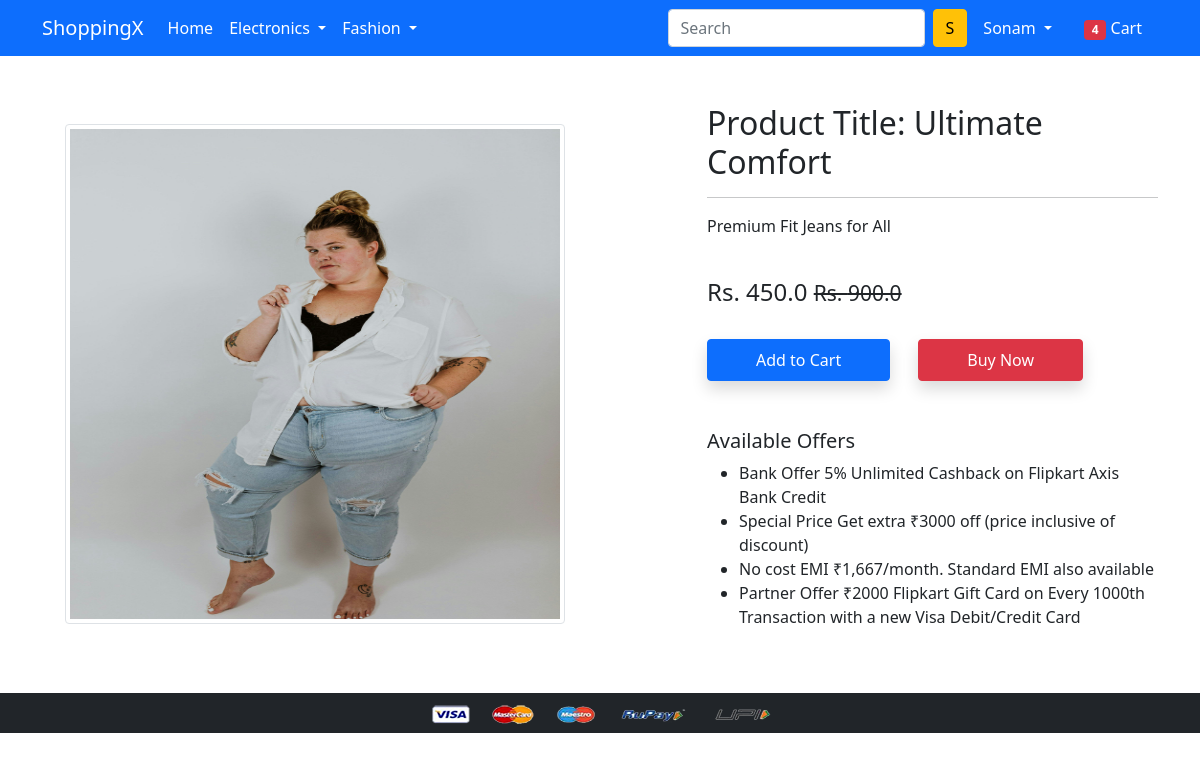
The page /product-detail/2 (signed in) on the database its author committed.
### app/models.py (models this page shows, shortened)
class Product(models.Model):
    title=models.CharField(max_length=100)
    selling_price=models.FloatField()
    discount_price=models.FloatField()
    description=models.TextField()
    brand=models.CharField(max_length=100)
    category=models.CharField(choices=CATEGORY_CHOICES,max_length=2)
    product_image=models.ImageField(upload_to='producting')

### app/views.py (the view)
# urls.py: path('product-detail/<int:pk>', views.ProductDetailView.as_view(), name='product-detail'),
class ProductDetailView(View):
    def get(self,request,pk):
        product=Product.objects.get(pk=pk)
        item_already_in_cart=False
        item_already_in_cart=Cart.objects.filter(Q(product=product.id) & Q(user=request.user)).exists()
        return render(request,'app/productdetail.html',{'product':product,'item_already_in_cart':item_already_in_cart})

### app/templates/app/productdetail.html (shortened to what this page needs)
{% extends 'app/base.html' %}
{% load static %}
{% block main-content %}
<div class="container my-5">
 <div class="row">
  <div class="col-sm-6 text-center align-self-center">
   <img src="{{ product.product_image.url }}" alt="" class="img-fluid img-thumbnail" style="width: 500px; height: 500px;">
  </div>
  <div class="col-sm-5 offset-sm-1">
   <h2>Product Title: {{ product.title }} </h2>
   <hr>
   <p>{{ product.description }}</p> <br>
   <h4>Rs. {{ product.discount_price }} <small class="fw-light text-decoration-line-through">Rs. {{ product.selling_price }}</small></h4> <br>
       <form action="{% url "add-to-cart" %}" class='d-inline'>
           <button type='submit' class='btn btn-primary shadow px-5 py-2'>Add to Cart</button>
        </form>
       <a href="{% url 'buy-now' %}" class="btn btn-danger shadow px-5 py-2 ms-4">Buy Now</a>
   <h5 class="mt-5">Available Offers</h5>
   <ul>
       <li>Bank Offer 5% Unlimited Cashback on Flipkart Axis Bank Credit</li>
       <li>Special Price Get extra ₹3000 off (price inclusive of discount)</li>
       <li>No cost EMI ₹1,667/month. Standard EMI also available</li>
       <li>Partner Offer ₹2000 Flipkart Gift Card on Every 1000th Transaction with a new Visa Debit/Credit Card</li>
   </ul>
  </div>
 </div>
</div>
{% endblock main-content %}

### app/templates/app/base.html (shortened to what this page needs)
<!doctype html>
{% load static %}
<html lang="en">
  <head>
    <link href="https://cdn.jsdelivr.net/npm/bootstrap@5.0.0-beta1/dist/css/bootstrap.min.css" rel="stylesheet">
    <link rel="stylesheet" href="{% static 'app/css/owl.carousel.min.css' %}">
    <link rel="stylesheet" href="{% static 'app/css/all.min.css' %}">
    <link rel="stylesheet" href="{% static 'app/css/style.css' %}">
  </head>
  <body>
    <nav class="navbar navbar-expand-lg navbar-dark bg-primary">
      <div class="container">
        <a class="navbar-brand" href="/">ShoppingX</a>
        <div class="collapse navbar-collapse" id="navbarSupportedContent">
          <ul class="navbar-nav me-auto mb-2 mb-lg-0">
            <li class="nav-item">
              <a class="nav-link active" aria-current="page" href="/">Home</a>
            </li>
            <li class="nav-item dropdown">
              <a class="nav-link dropdown-toggle text-white" href="#" id="electronicsDropdown" role="button" data-bs-toggle="dropdown" aria-expanded="false">
                Electronics
              </a>
            </li>
            <li class="nav-item dropdown">
              <a class="nav-link dropdown-toggle text-white" href="#" id="fashionDropdown" role="button" data-bs-toggle="dropdown" aria-expanded="false">
                Fashion
              </a>
            </li>
          </ul>
          <form class="d-flex">
            <input class="form-control me-2" type="search" placeholder="Search" aria-label="Search">
            <button class="btn btn-warning" type="submit">S</button>
          </form>
          <div>
            <ul class="navbar-nav me-auto mb-2 mb-lg-0">
              {% if request.user.is_authenticated %}
                <li class="nav-item dropdown mx-2">
                  <a class="nav-link dropdown-toggle text-white" href="#" id="profileDropdown" role="button" data-bs-toggle="dropdown" aria-expanded="false">
                    {{ request.user.username |capfirst}}
                  </a>
                </li>
                <li class="nav-item mx-2">
                  <a href="{% url 'showcart' %}" class="nav-link text-white">
                    <span class="badge bg-danger">4</span> Cart
                  </a>
                </li>
              {% endif %}
            </ul>
          </div>
        </div>
      </div>
    </nav>
    {% block main-content %}{% endblock main-content %}
    <footer class="container-fluid bg-dark text-center p-2 mt-5">
      <img src="{% static 'app/images/payment.png' %}" alt="Payment Methods" class="img-fluid" height="2px">
    </footer>
  </body>
</html>

### rows shown on the page
Product: product_image (picture), title "Ultimate Comfort", description "Premium Fit Jeans for All", discount_price "450.0", selling_price "900.0"

### other values the page prints
{{ request.user.username |capfirst }} "Sonam"
